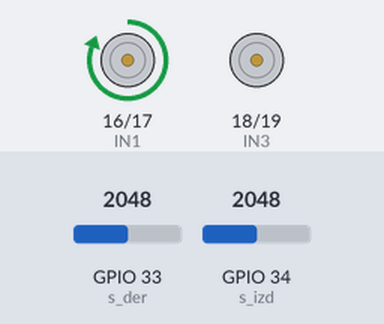
Simulated run of this sketch. Board: ESP32. On the bench: motor-driver pin pairs drawn as motors (green arrow = first pin HIGH = forward, orange = second pin HIGH = backward, longer = more drive). The test bench sets the inputs (shaded band); at power-on: GPIO 33 (s_der) = 2048, GPIO 34 (s_izd) = 2048. What the sketch prints to the serial monitor is not drawn.

Above: at 1.2 s.
1.3 s: GPIO 33 (s_der) set to 2944
2.8 s: GPIO 33 (s_der) set to 3051
At 3.3 s:
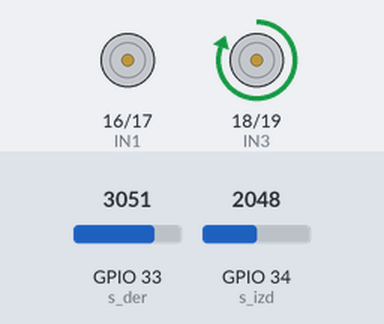
4.3 s: GPIO 34 (s_izd) set to 2931
7.3 s: GPIO 34 (s_izd) set to 3059
At 9.1 s:
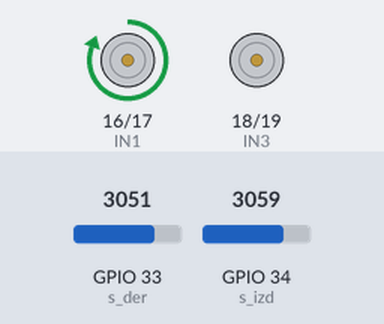
10.3 s: GPIO 34 (s_izd) set to 491
At 10.8 s:
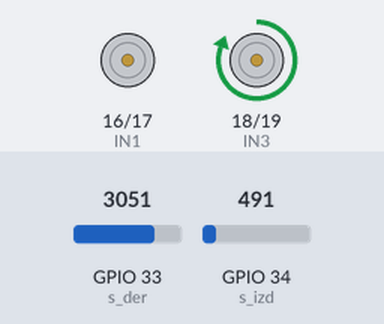
11.8 s: GPIO 34 (s_izd) set to 3040
At 13.6 s:
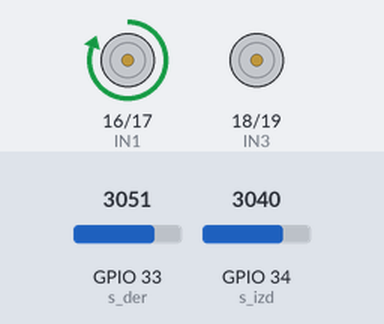
Timing chart, 0 to 15.8 s (numbered marks = the images above; inputs shaded):
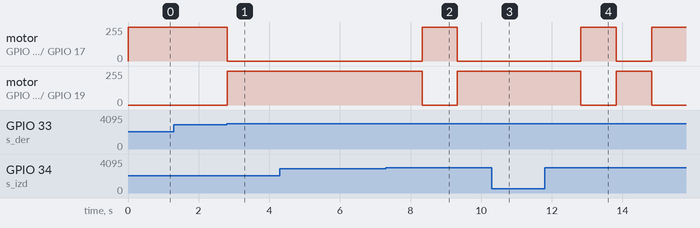

The sketch:

EVITA_NEGRO_CAMBIAR_SENTIDO_followerBANGBANG.ino
```cpp
int val_der = 0;
int val_izd = 0;
const int IN1 = 16;
const int IN2 = 17;
const int IN3 = 18;
const int IN4 = 19;
const int s_der = 33;
const int s_izd = 34;
const int led_pin = 5;

bool change_dir = false;

int umbral = 3000;

int state = 0;
int prev_state = 0;
unsigned long prev_millis = 0; // Corrección 1: Tipo sin signo para prevenir overflow
int change_dir_interval = 1000;
int printout_interval = 1000;

void moverMotorIzquierdo(int velocidad);
void moverMotorDerecho(int velocidad);

void setup() {
  pinMode(s_der, INPUT);
  pinMode(s_izd, INPUT);
  pinMode(IN1, OUTPUT);
  pinMode(IN2, OUTPUT);
  pinMode(IN3, OUTPUT);
  pinMode(IN4, OUTPUT);

  Serial.begin(115200);
}

void loop() {
  unsigned long current_millis = millis();

  val_der = analogRead(s_der);
  val_izd = analogRead(s_izd);

  prev_state = state;
  if (val_der <= umbral) {
      state = 1;
      prev_millis = current_millis; // Corrección 3: Marca de tiempo sin riesgo de overflow
  } else if (val_izd <= umbral) {
      state = 2;
      prev_millis = current_millis; // Corrección 3: Marca de tiempo sin riesgo de overflow
  }

  if (prev_state != state){
    digitalWrite(led_pin, LOW);
  } else {
    digitalWrite(led_pin, HIGH);
  }

  Serial.print(val_izd);
  Serial.print("    ");
  Serial.print(val_der);
  Serial.print("    ");
  Serial.print(state);
  Serial.print("    ");
  Serial.println(prev_state);

  // Corrección 6: Evaluación de temporización acoplada con conmutación física de estado
  if (current_millis - prev_millis >= (unsigned long)change_dir_interval) {
    prev_millis = current_millis;

    // Corrección 5 y 7: Asignación efectiva y retorno explícito
    change_dir = !change_dir;

    if (state == 1) {
      state = 2;
    } else if (state == 2) {
      state = 1;
    }
    for (int i = 0; i < 10; i++){
      Serial.println("***************************");
    }
  }

  switch (state) {
    case 0: // Avance recto
      moverMotorIzquierdo(215);
      moverMotorDerecho(200);
      break;

    case 1: // Giro derecha
      moverMotorIzquierdo(255);
      moverMotorDerecho(0);
      break;

    case 2: // Giro izquierda
      moverMotorIzquierdo(0);
      moverMotorDerecho(255);
      break;
  }
}

void moverMotorIzquierdo(int velocidad) {
  if (velocidad >= 0) {
    analogWrite(IN1, velocidad);
    digitalWrite(IN2, LOW);
  } else {
    digitalWrite(IN1, LOW);
    analogWrite(IN2, velocidad * -1);
  }
}

void moverMotorDerecho(int velocidad) {
  if (velocidad >= 0) {
    analogWrite(IN3, velocidad);
    digitalWrite(IN4, LOW);
  } else {
    digitalWrite(IN3, LOW);
    analogWrite(IN4, velocidad * -1);
  }
}

// Corrección 7: Inversión lógica pura con retorno explícito
```

Measured:
- the behaviour switches between 3000 and 3001 on GPIO 33 (s_der) (found by bisection; images 0 and 1)
- the behaviour switches between 3000 and 3001 on GPIO 34 (s_izd) (found by bisection; images 1 and 2)
- after the input at 2.8 s, motor on GPIO 16 (IN1) / GPIO 17 (IN2): forward 255/255 → stopped at once; motor on GPIO 18 (IN3) / GPIO 19 (IN4): stopped → forward 255/255 at once
- after the input at 7.3 s, motor on GPIO 16 (IN1) / GPIO 17 (IN2): stopped → forward 255/255 after 1.0 s, → stopped 1.0 s later; motor on GPIO 18 (IN3) / GPIO 19 (IN4): forward 255/255 → stopped after 1.0 s, → forward 255/255 1.0 s later
- after the input at 10.3 s, motor on GPIO 16 (IN1) / GPIO 17 (IN2): stays stopped (without the input it goes to forward 255/255 after 0.03 s); motor on GPIO 18 (IN3) / GPIO 19 (IN4): stays forward 255/255 (without the input it goes to stopped after 0.03 s)
- after the input at 11.8 s, motor on GPIO 16 (IN1) / GPIO 17 (IN2): stopped → forward 255/255 after 1.0 s, → stopped 1.0 s later, → forward 255/255 1.0 s later; motor on GPIO 18 (IN3) / GPIO 19 (IN4): forward 255/255 → stopped after 1.0 s, → forward 255/255 1.0 s later, → stopped 1.0 s later
